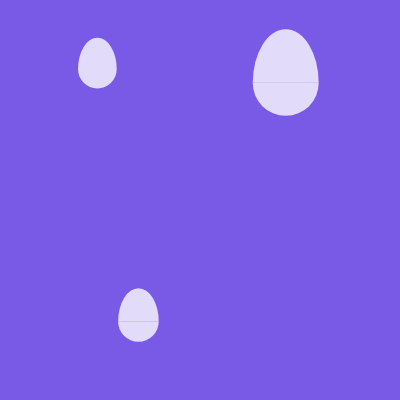
Frame 1 (no input)
Frame 60 (no input): identical to frame 1, image omitted
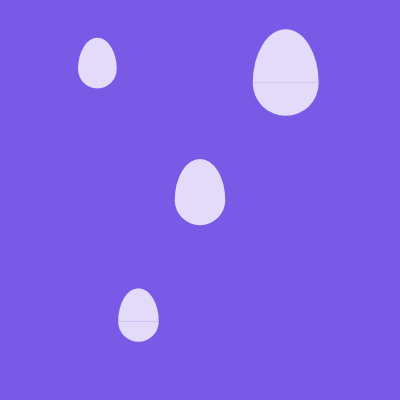
Frame 120 (the mouse pressed at the canvas centre since frame 60)

The p5.js sketch that drew these frames (run headless with seeded random() and noise() and a simulated clock; from frame 60 on, the mouse is pressed at the canvas centre):

// p5.js sketch
// ── sketch.js
console.log("js is linked!");

let eggBasket=[]
let numEggs=3
function setup(){   
     createCanvas(400, 400);
    
    //  eggBasket[0]=new Egg(random(width),random(height),random(0.3,1))
    //  eggBasket[1]=new Egg(random(width),random(height),random(0.3,1))

    //  let newEgg=new Egg(random(width),random(height),random(0.3,1))
    //  eggBasket.push(newEgg)

    for(let i=0;i<numEggs;i++){
      let newEgg=new Egg(random(width),random(height),random(0.3,1))
     eggBasket.push(newEgg)

    }
}

function draw() {
    background(120, 90, 230);
   for(let i=0;i<eggBasket.length;i++){
    eggBasket[i].display()
   }
// egg1.display()
// egg2.display() 
}



class Egg{
  constructor(startX,startY,scaleFactor){
    this.x=startX
    this.y=startY
    this.s=scaleFactor
  }
  display(){
    push()
    translate(this.x,this.y)
    scale(this.s)
    noStroke();
    fill(255, 200);
    arc(0, 0, 80, 80,  0,  PI);
    arc(0, 0, 80, 130, PI, 2*PI);
    pop()
  }
  

}

function mousePressed(){
  let newEgg=new Egg(mouseX,mouseY,random(0.3,1))
     eggBasket.push(newEgg)
}
// ── style.css

body{
    background-color: rgb(202, 190, 255);
    font-family: 'Gill Sans', 'Gill Sans MT', Calibri, 'Trebuchet MS', sans-serif;
}
